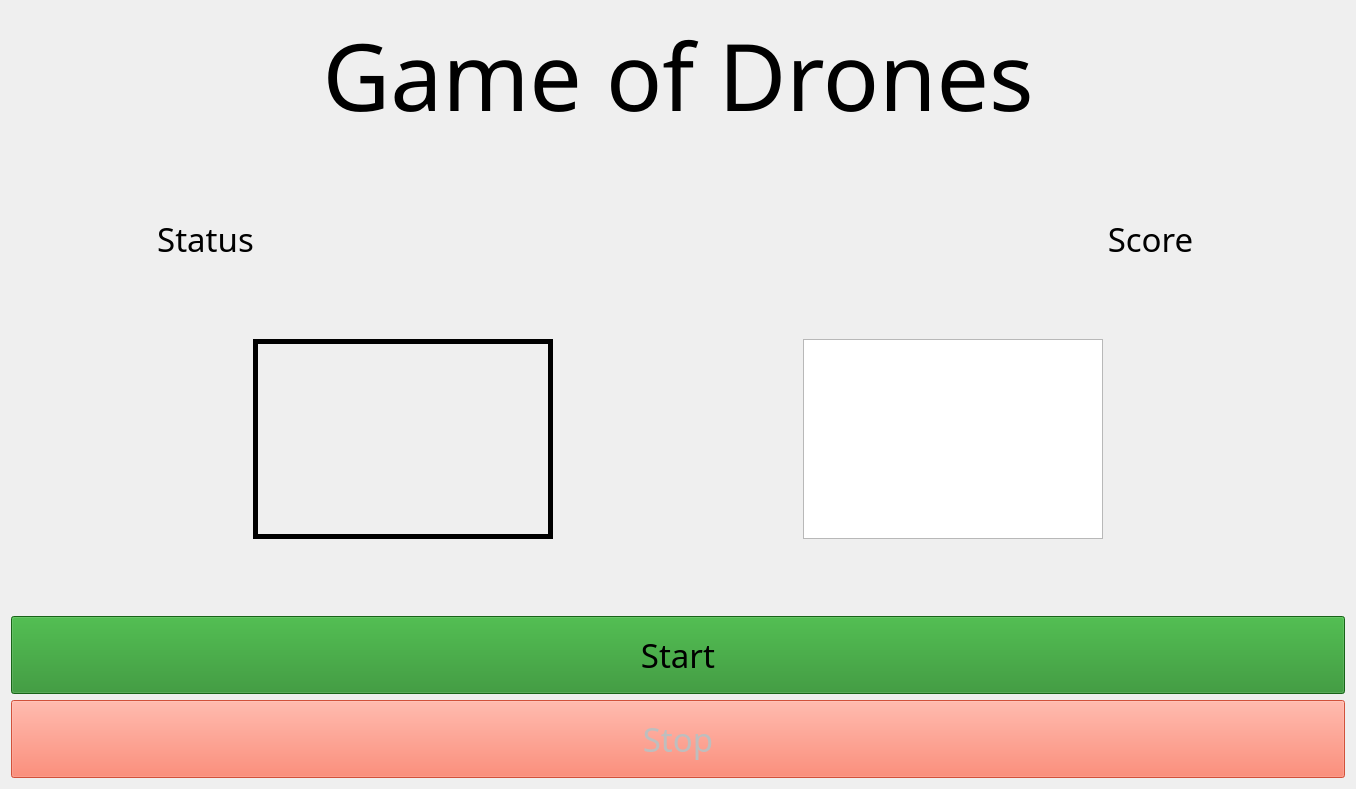
<?xml version="1.0" encoding="UTF-8"?>
<ui version="4.0">
 <class>gameview</class>
 <widget class="QWidget" name="gameview">
  <property name="geometry">
   <rect>
    <x>0</x>
    <y>0</y>
    <width>1356</width>
    <height>789</height>
   </rect>
  </property>
  <property name="windowTitle">
   <string>Form</string>
  </property>
  <layout class="QGridLayout" name="gridLayout">
   <item row="5" column="0" colspan="7">
    <spacer name="verticalSpacer">
     <property name="orientation">
      <enum>Qt::Vertical</enum>
     </property>
     <property name="sizeHint" stdset="0">
      <size>
       <width>738</width>
       <height>85</height>
      </size>
     </property>
    </spacer>
   </item>
   <item row="4" column="0">
    <spacer name="horizontalSpacer">
     <property name="orientation">
      <enum>Qt::Horizontal</enum>
     </property>
     <property name="sizeHint" stdset="0">
      <size>
       <width>236</width>
       <height>20</height>
      </size>
     </property>
    </spacer>
   </item>
   <item row="2" column="2" colspan="3">
    <spacer name="scoreSpacer">
     <property name="orientation">
      <enum>Qt::Horizontal</enum>
     </property>
     <property name="sizeHint" stdset="0">
      <size>
       <width>555</width>
       <height>20</height>
      </size>
     </property>
    </spacer>
   </item>
   <item row="0" column="0" colspan="7">
    <widget class="QLabel" name="label">
     <property name="font">
      <font>
       <family>ArcadeClassic</family>
       <pointsize>70</pointsize>
       <weight>50</weight>
       <italic>false</italic>
       <bold>false</bold>
      </font>
     </property>
     <property name="styleSheet">
      <string notr="true">font: 70pt &quot;ArcadeClassic&quot;;</string>
     </property>
     <property name="text">
      <string>Game of Drones</string>
     </property>
     <property name="alignment">
      <set>Qt::AlignCenter</set>
     </property>
    </widget>
   </item>
   <item row="2" column="0" colspan="2">
    <widget class="QLabel" name="status">
     <property name="font">
      <font>
       <family>ArcadeClassic</family>
       <pointsize>25</pointsize>
       <weight>50</weight>
       <italic>false</italic>
       <bold>false</bold>
      </font>
     </property>
     <property name="styleSheet">
      <string notr="true">font: 25pt &quot;ArcadeClassic&quot;;</string>
     </property>
     <property name="text">
      <string>Status</string>
     </property>
     <property name="alignment">
      <set>Qt::AlignCenter</set>
     </property>
    </widget>
   </item>
   <item row="7" column="0" colspan="7">
    <widget class="QPushButton" name="stopButton">
     <property name="enabled">
      <bool>false</bool>
     </property>
     <property name="font">
      <font>
       <family>ArcadeClassic</family>
       <pointsize>25</pointsize>
       <weight>50</weight>
       <italic>false</italic>
       <bold>false</bold>
      </font>
     </property>
     <property name="styleSheet">
      <string notr="true">padding: 15px;
background-color: Tomato;
font: 25pt &quot;ArcadeClassic&quot;;</string>
     </property>
     <property name="text">
      <string>Stop</string>
     </property>
    </widget>
   </item>
   <item row="4" column="1" colspan="2">
    <widget class="GamePad" name="gamepad" native="true">
     <property name="minimumSize">
      <size>
       <width>300</width>
       <height>200</height>
      </size>
     </property>
     <property name="maximumSize">
      <size>
       <width>300</width>
       <height>200</height>
      </size>
     </property>
     <property name="styleSheet">
      <string notr="true">border: 5px solid black;</string>
     </property>
    </widget>
   </item>
   <item row="1" column="0" colspan="7">
    <spacer name="verticalSpacer_2">
     <property name="orientation">
      <enum>Qt::Vertical</enum>
     </property>
     <property name="sizeHint" stdset="0">
      <size>
       <width>753</width>
       <height>85</height>
      </size>
     </property>
    </spacer>
   </item>
   <item row="4" column="6">
    <spacer name="horizontalSpacer_2">
     <property name="orientation">
      <enum>Qt::Horizontal</enum>
     </property>
     <property name="sizeHint" stdset="0">
      <size>
       <width>236</width>
       <height>20</height>
      </size>
     </property>
    </spacer>
   </item>
   <item row="6" column="0" colspan="7">
    <widget class="QPushButton" name="startPauseButton">
     <property name="font">
      <font>
       <family>ArcadeClassic</family>
       <pointsize>25</pointsize>
       <weight>50</weight>
       <italic>false</italic>
       <bold>false</bold>
      </font>
     </property>
     <property name="styleSheet">
      <string notr="true">padding: 15px;
background-color: ForestGreen;
font: 25pt &quot;ArcadeClassic&quot;;</string>
     </property>
     <property name="text">
      <string>Start</string>
     </property>
    </widget>
   </item>
   <item row="2" column="5" colspan="2">
    <widget class="QLabel" name="score">
     <property name="font">
      <font>
       <family>ArcadeClassic</family>
       <pointsize>25</pointsize>
       <weight>50</weight>
       <italic>false</italic>
       <bold>false</bold>
      </font>
     </property>
     <property name="styleSheet">
      <string notr="true">font: 25pt &quot;ArcadeClassic&quot;;</string>
     </property>
     <property name="text">
      <string>Score</string>
     </property>
     <property name="alignment">
      <set>Qt::AlignCenter</set>
     </property>
    </widget>
   </item>
   <item row="3" column="0" colspan="7">
    <spacer name="verticalSpacer_4">
     <property name="orientation">
      <enum>Qt::Vertical</enum>
     </property>
     <property name="sizeHint" stdset="0">
      <size>
       <width>728</width>
       <height>85</height>
      </size>
     </property>
    </spacer>
   </item>
   <item row="4" column="4" colspan="2">
    <widget class="QGraphicsView" name="tagDisplay">
     <property name="minimumSize">
      <size>
       <width>300</width>
       <height>200</height>
      </size>
     </property>
     <property name="maximumSize">
      <size>
       <width>300</width>
       <height>200</height>
      </size>
     </property>
    </widget>
   </item>
   <item row="4" column="3">
    <spacer name="horizontalSpacer_3">
     <property name="orientation">
      <enum>Qt::Horizontal</enum>
     </property>
     <property name="sizeHint" stdset="0">
      <size>
       <width>40</width>
       <height>20</height>
      </size>
     </property>
    </spacer>
   </item>
  </layout>
 </widget>
 <customwidgets>
  <customwidget>
   <class>GamePad</class>
   <extends>QWidget</extends>
   <header>gamepad.h</header>
   <container>1</container>
  </customwidget>
 </customwidgets>
 <resources/>
 <connections/>
</ui>
